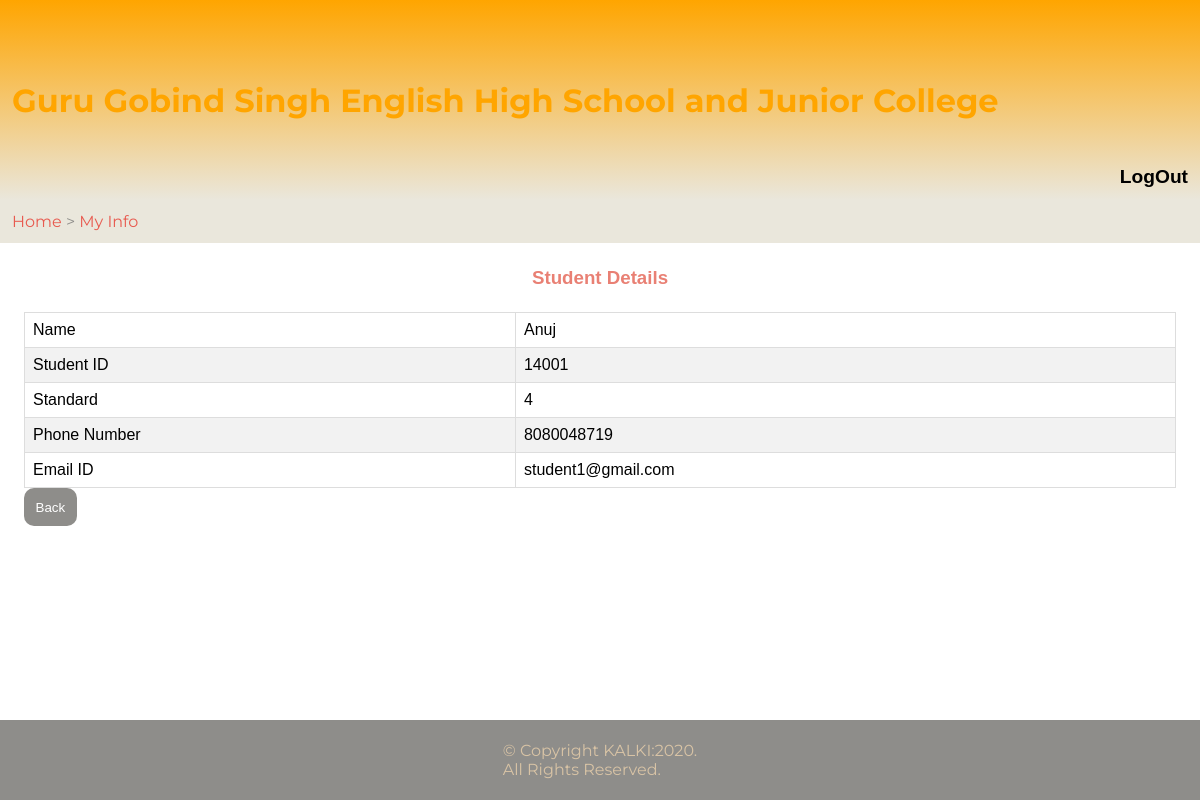
The app's page /PHP/studentmyinfo.php (signed in) with its own data.
### tables this page shows
CREATE TABLE `student` (
  `sid` int(5) NOT NULL,
  `sname` varchar(45) DEFAULT NULL,
  `std` int(2) DEFAULT NULL,
  `email` varchar(45) DEFAULT NULL,
  `phoneNo` bigint(10) DEFAULT NULL,
  `password` varchar(45) DEFAULT NULL
);

### PHP/studentmyinfo.php (the view, shortened to what this page needs)
<?php
require 'header.php';
$sql = "SELECT * FROM student WHERE sid='".$_SESSION["sid"]."'";
$res = mysqli_query($conn,$sql);
$row = mysqli_fetch_assoc($res);
?>
<!DOCTYPE html>
<html lang="en" dir="ltr">
<head>
  <link href="../CSS/main.css" rel="stylesheet" type="text/css" />
</head>
<body>
  <div class="linkhead">
      <p><a href="studenthome.php">Home</a> > <a href="studentmyinfo.php">My Info</a>
    </div>
    <div class="mainbod">
      <table>
        <caption class="table-header"><h3>Student Details</h3></caption>
          <tr>
            <td scope="col">Name</td>
            <td> <?php echo $row["sname"]; ?></td>
          </tr>
          <tr>
            <td scope="col">Student ID</td>
            <td> <?php echo $row["sid"]; ?></td>
          </tr>
          <tr>
            <td scope="col">Standard</td>
            <td> <?php echo $row["std"]; ?></td>
          </tr>
          <tr>
            <td scope="col">Phone Number</td>
            <td> <?php echo $row["phoneNo"]; ?></td>
          </tr>
          <tr>
            <td scope="col">Email ID</td>
            <td> <?php echo $row["email"]; ?></td>
          </tr>
    </table>
    <a href="studenthome.php"><button class="btn-back">Back </button></a>
    </div>
    <?php include 'footer.php' ?>
  </body>
</html>

### css/mainheader.css (style rules this page uses)
* { padding: 0; margin: 0 }
html { height: 100%; width: 100%; }
body { font-family: montserrat; height: 100%; }

### css/main.css (style rules this page uses)
* { padding: 0; margin: 0 }
html { height: 100%; overflow: hidden; width: 100%; }
a { text-decoration: none; }
.linkhead { padding: 1%; align-self:flex-end; flex-grow: 1; width: 98%; color: #8E8D8A; background-color: #EAE7DC; }
.linkhead a { color: #e85a4f; }
.mainbod { padding: 2%; overflow-y: scroll; scroll-behavior: smooth; height: 51%; }
table { font-family: "Trebuchet MS", Arial, Helvetica, sans-serif; border-collapse: collapse; width: 100%; }
.table-header { margin-bottom: 2%; color: #e98074; }
table td, table th { border: 1px solid #ddd; padding: 8px; }
table tr:nth-child(even) { background-color: #f2f2f2; }
.btn-back { padding: 1%; border-radius: 10px; border-style:none; background:#8E8D8A; color:white; margin-bottom: 2%; }

### records on screen
student: sname "Anuj", sid "14001", std "4", phoneNo "8080048719", email "student1@gmail.com"
